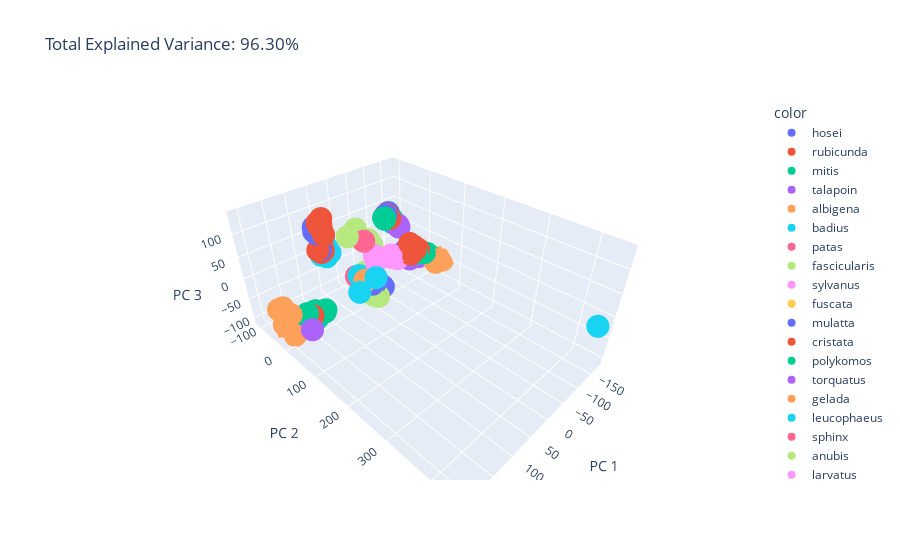

This figure's notebook cell:
### Markdown cell above
#### 3d scatter plot, with each axis being a different principal component

### Code cell
pca = PCA(n_components=3)
components = pca.fit_transform(data2)

total_var = pca.explained_variance_ratio_.sum() * 100

fig = px.scatter_3d(
    components, x=0, y=1, z=2, color=df['Species'],
    title=f'Total Explained Variance: {total_var:.2f}%',
    labels={'0': 'PC 1', '1': 'PC 2', '2': 'PC 3'},
)
fig.show()

### Figure 1 — Plotly figure (JSON) as saved in the notebook; plotly's stock layout.template omitted (floating-point values rounded to 4 significant figures)
{"data": [{"hovertemplate": "color=hosei<br>PC 1=%{x}<br>PC 2=%{y}<br>PC 3=%{z}<extra></extra>", "legendgroup": "hosei", "marker": {"color": "#636efa", "symbol": "circle"}, "mode": "markers", "name": "hosei", "scene": "scene", "showlegend": true, "type": "scatter3d", "x": [-134.2, -146.5, 61.83, 58.08, 51.72], "y": [-92.77, -98.66, -82.35, -86.56, -91.57], "z": [27.85, 28.08, 16.97, 9.026, 6.074]}, {"hovertemplate": "color=rubicunda<br>PC 1=%{x}<br>PC 2=%{y}<br>PC 3=%{z}<extra></extra>", "legendgroup": "rubicunda", "marker": {"color": "#EF553B", "symbol": "circle"}, "mode": "markers", "name": "rubicunda", "scene": "scene", "showlegend": true, "type": "scatter3d", "x": [-138.9, -142.6, -142.6, 67.74, 59.87, 53.34, 53.61, 52.35], "y": [-98.31, -98.46, -89.03, -82.76, -82.33, -86.24, -85.15, -89.67], "z": [25.25, 24.4, 16.71, 18.94, 10.06, 14.97, 10.04, 13.16]}, {"hovertemplate": "color=mitis<br>PC 1=%{x}<br>PC 2=%{y}<br>PC 3=%{z}<extra></extra>", "legendgroup": "mitis", "marker": {"color": "#00cc96", "symbol": "circle"}, "mode": "markers", "name": "mitis", "scene": "scene", "showlegend": true, "type": "scatter3d", "x": [-127.7, -123.0, -130.7, -136.9, -140.4, -146.7, -141.6, -150.7, -142.6, -152.2], "y": [-90.57, -85.66, -97.51, -95.29, -93.61, -98.01, -97.0, -91.67, -98.2, -91.9], "z": [23.38, 23.21, 20.25, 15.61, 17.1, 9.411, 21.17, 13.58, 17.84, 1.985]}, {"hovertemplate": "color=talapoin<br>PC 1=%{x}<br>PC 2=%{y}<br>PC 3=%{z}<extra></extra>", "legendgroup": "talapoin", "marker": {"color": "#ab63fa", "symbol": "circle"}, "mode": "markers", "name": "talapoin", "scene": "scene", "showlegend": true, "type": "scatter3d", "x": [-154.7, -152.0, -167.2, -164.0, -163.1], "y": [-75.83, -78.61, -92.67, -80.93, -83.27], "z": [-0.3119, 2.057, -7.389, -10.76, -5.381]}, {"hovertemplate": "color=albigena<br>PC 1=%{x}<br>PC 2=%{y}<br>PC 3=%{z}<extra></extra>", "legendgroup": "albigena", "marker": {"color": "#FFA15A", "symbol": "circle"}, "mode": "markers", "name": "albigena", "scene": "scene", "showlegend": true, "type": "scatter3d", "x": [-176.7, -154.3, -173.2, -172.0, -149.1, -141.6], "y": [46.09, 53.12, 49.62, 57.63, -103.9, 59.63], "z": [-48.89, -48.89, -53.24, -48.2, 9.449, -33.66]}, {"hovertemplate": "color=badius<br>PC 1=%{x}<br>PC 2=%{y}<br>PC 3=%{z}<extra></extra>", "legendgroup": "badius", "marker": {"color": "#19d3f3", "symbol": "circle"}, "mode": "markers", "name": "badius", "scene": "scene", "showlegend": true, "type": "scatter3d", "x": [41.17, 42.85, 50.28, 39.36, 36.42, 54.54, 34.88, 38.68, 50.4, 37.98], "y": [-93.11, -91.66, -100.8, -91.71, -96.49, -104.1, -89.19, -97.46, -94.12, -94.44], "z": [14.79, -11.75, -8.685, 0.5446, 5.978, 5.927, -3.792, -2.618, 6.646, 3.193]}, {"hovertemplate": "color=patas<br>PC 1=%{x}<br>PC 2=%{y}<br>PC 3=%{z}<extra></extra>", "legendgroup": "patas", "marker": {"color": "#FF6692", "symbol": "circle"}, "mode": "markers", "name": "patas", "scene": "scene", "showlegend": true, "type": "scatter3d", "x": [20.67, 15.26, 12.43, 0.2766], "y": [18.47, 26.43, 10.95, 9.77], "z": [-39.72, -48.16, -48.97, -54.64]}, {"hovertemplate": "color=fascicularis<br>PC 1=%{x}<br>PC 2=%{y}<br>PC 3=%{z}<extra></extra>", "legendgroup": "fascicularis", "marker": {"color": "#B6E880", "symbol": "circle"}, "mode": "markers", "name": "fascicularis", "scene": "scene", "showlegend": true, "type": "scatter3d", "x": [23.54, 13.04, 28.05, 15.26, 10.41, 17.87, 10.1, 16.74], "y": [39.81, 39.41, 40.27, 35.66, 39.45, 29.06, 39.38, 33.41], "z": [-58.33, -62.79, -50.4, -58.3, -69.01, -51.73, -68.2, -60.29]}, {"hovertemplate": "color=sylvanus<br>PC 1=%{x}<br>PC 2=%{y}<br>PC 3=%{z}<extra></extra>", "legendgroup": "sylvanus", "marker": {"color": "#FF97FF", "symbol": "circle"}, "mode": "markers", "name": "sylvanus", "scene": "scene", "showlegend": true, "type": "scatter3d", "x": [11.37, 31.08], "y": [19.39, 11.96], "z": [-54.32, -54.17]}, {"hovertemplate": "color=fuscata<br>PC 1=%{x}<br>PC 2=%{y}<br>PC 3=%{z}<extra></extra>", "legendgroup": "fuscata", "marker": {"color": "#FECB52", "symbol": "circle"}, "mode": "markers", "name": "fuscata", "scene": "scene", "showlegend": true, "type": "scatter3d", "x": [3.818, 23.56], "y": [23.36, 10.14], "z": [-75.06, -54.95]}, {"hovertemplate": "color=mulatta<br>PC 1=%{x}<br>PC 2=%{y}<br>PC 3=%{z}<extra></extra>", "legendgroup": "mulatta", "marker": {"color": "#636efa", "symbol": "circle"}, "mode": "markers", "name": "mulatta", "scene": "scene", "showlegend": true, "type": "scatter3d", "x": [-0.6636, 2.147, 2.981], "y": [27.51, 19.34, 15.81], "z": [-72.29, -72.99, -58.89]}, {"hovertemplate": "color=cristata<br>PC 1=%{x}<br>PC 2=%{y}<br>PC 3=%{z}<extra></extra>", "legendgroup": "cristata", "marker": {"color": "#EF553B", "symbol": "circle"}, "mode": "markers", "name": "cristata", "scene": "scene", "showlegend": true, "type": "scatter3d", "x": [-46.97, -52.97, -63.26, -66.24, -63.55, -61.42, -69.37, -80.89, -66.04, -92.65, 104.1, 100.1, 92.79, 94.28, 96.4, 95.46, 91.52, 87.52], "y": [79.21, 74.61, 70.11, 72.13, 66.5, 73.29, 62.32, 60.9, 62.18, 58.33, -10.06, -10.37, -13.8, -14.3, -18.98, -16.38, -18.35, -23.33], "z": [54.16, 31.96, 37.58, 36.91, 32.25, 30.61, 25.24, 19.07, 14.11, 12.91, 122.3, 124.2, 126.0, 111.9, 109.7, 111.5, 100.1, 88.76]}, {"hovertemplate": "color=polykomos<br>PC 1=%{x}<br>PC 2=%{y}<br>PC 3=%{z}<extra></extra>", "legendgroup": "polykomos", "marker": {"color": "#00cc96", "symbol": "circle"}, "mode": "markers", "name": "polykomos", "scene": "scene", "showlegend": true, "type": "scatter3d", "x": [-75.23, -84.17, -81.14, -80.57, -82.86, -96.22, -97.17, -105.5, -123.6, -147.6], "y": [49.44, 62.16, 54.2, 54.52, 44.69, 55.64, 43.03, 42.04, 45.47, 32.34], "z": [19.61, 9.13, 15.62, 12.64, 4.947, 1.138, 2.802, -2.868, -13.59, -31.36]}, {"hovertemplate": "color=torquatus<br>PC 1=%{x}<br>PC 2=%{y}<br>PC 3=%{z}<extra></extra>", "legendgroup": "torquatus", "marker": {"color": "#ab63fa", "symbol": "circle"}, "mode": "markers", "name": "torquatus", "scene": "scene", "showlegend": true, "type": "scatter3d", "x": [-76.49, -80.04, -88.7, -101.4, -82.44, -129.7, -101.0, -89.24, -93.31], "y": [47.41, 29.73, 24.35, 24.58, 28.3, 21.28, 20.87, 29.65, 26.42], "z": [-8.669, 3.961, -9.586, -17.42, -13.0, -36.8, -2.65, -4.417, -10.82]}, {"hovertemplate": "color=gelada<br>PC 1=%{x}<br>PC 2=%{y}<br>PC 3=%{z}<extra></extra>", "legendgroup": "gelada", "marker": {"color": "#FFA15A", "symbol": "circle"}, "mode": "markers", "name": "gelada", "scene": "scene", "showlegend": true, "type": "scatter3d", "x": [146.2], "y": [177.8], "z": [103.8]}, {"hovertemplate": "color=leucophaeus<br>PC 1=%{x}<br>PC 2=%{y}<br>PC 3=%{z}<extra></extra>", "legendgroup": "leucophaeus", "marker": {"color": "#19d3f3", "symbol": "circle"}, "mode": "markers", "name": "leucophaeus", "scene": "scene", "showlegend": true, "type": "scatter3d", "x": [138.4, 164.1, -162.7, 23.91], "y": [196.8, 186.1, 443.3, -4.029], "z": [114.3, 93.74, -16.14, -29.23]}, {"hovertemplate": "color=sphinx<br>PC 1=%{x}<br>PC 2=%{y}<br>PC 3=%{z}<extra></extra>", "legendgroup": "sphinx", "marker": {"color": "#FF6692", "symbol": "circle"}, "mode": "markers", "name": "sphinx", "scene": "scene", "showlegend": true, "type": "scatter3d", "x": [49.15, 25.59], "y": [54.64, -11.81], "z": [87.67, -34.02]}, {"hovertemplate": "color=anubis<br>PC 1=%{x}<br>PC 2=%{y}<br>PC 3=%{z}<extra></extra>", "legendgroup": "anubis", "marker": {"color": "#B6E880", "symbol": "circle"}, "mode": "markers", "name": "anubis", "scene": "scene", "showlegend": true, "type": "scatter3d", "x": [71.51, 44.36, 18.24, 7.094, 24.14, 17.06, 15.73, 16.42, 1.841], "y": [35.2, 25.48, 27.48, 5.825, 14.49, 28.76, 35.14, 3.671, -11.34], "z": [98.37, 100.6, 68.31, 50.22, 70.3, 66.61, 58.87, 57.88, -33.36]}, {"hovertemplate": "color=larvatus<br>PC 1=%{x}<br>PC 2=%{y}<br>PC 3=%{z}<extra></extra>", "legendgroup": "larvatus", "marker": {"color": "#FF97FF", "symbol": "circle"}, "mode": "markers", "name": "larvatus", "scene": "scene", "showlegend": true, "type": "scatter3d", "x": [6.423, -21.4, -27.03, -43.35, 20.96, 24.0, 24.64, 14.46, 19.43], "y": [55.62, 50.02, 47.8, 44.69, 54.49, 52.47, 55.29, 53.83, 50.71], "z": [34.75, 25.69, 16.01, 4.995, 39.28, 44.5, 40.54, 34.83, 28.63]}, {"hovertemplate": "color=syndactylus<br>PC 1=%{x}<br>PC 2=%{y}<br>PC 3=%{z}<extra></extra>", "legendgroup": "syndactylus", "marker": {"color": "#FECB52", "symbol": "circle"}, "mode": "markers", "name": "syndactylus", "scene": "scene", "showlegend": true, "type": "scatter3d", "x": [12.2, 33.74], "y": [20.48, 27.5], "z": [-39.27, -24.44]}, {"hovertemplate": "color=lar<br>PC 1=%{x}<br>PC 2=%{y}<br>PC 3=%{z}<extra></extra>", "legendgroup": "lar", "marker": {"color": "#636efa", "symbol": "circle"}, "mode": "markers", "name": "lar", "scene": "scene", "showlegend": true, "type": "scatter3d", "x": [22.97, 12.74, -4.002, 5.523, -5.402, 3.909, -13.92, -6.967, -1.586, -16.41, -12.59, 95.42, 94.94, 92.0, 92.79, 91.52, 91.21, 90.01], "y": [38.82, 32.76, 24.31, 25.69, 20.01, 27.16, 28.65, 21.7, 23.57, 24.68, 16.66, -31.5, -41.35, -43.27, -36.7, -38.44, -48.15, -42.09], "z": [-31.07, -38.22, -58.01, -44.29, -54.05, -47.49, -60.49, -48.5, -47.22, -62.92, -60.79, 99.28, 98.52, 94.12, 94.5, 90.48, 85.44, 82.16]}, {"hovertemplate": "color=pygmaeus<br>PC 1=%{x}<br>PC 2=%{y}<br>PC 3=%{z}<extra></extra>", "legendgroup": "pygmaeus", "marker": {"color": "#EF553B", "symbol": "circle"}, "mode": "markers", "name": "pygmaeus", "scene": "scene", "showlegend": true, "type": "scatter3d", "x": [148.9, 139.2], "y": [-1.986, 63.45], "z": [-66.61, 138.7]}, {"hovertemplate": "color=troglodytes<br>PC 1=%{x}<br>PC 2=%{y}<br>PC 3=%{z}<extra></extra>", "legendgroup": "troglodytes", "marker": {"color": "#00cc96", "symbol": "circle"}, "mode": "markers", "name": "troglodytes", "scene": "scene", "showlegend": true, "type": "scatter3d", "x": [155.9, 135.8, 132.5, 111.2, 145.2, 129.8, 107.2, 136.0, 162.2], "y": [-10.1, -19.35, -15.06, -16.2, -9.609, -1.109, -19.38, -12.48, -6.68], "z": [-62.29, -85.35, -91.06, -85.83, -79.65, -67.74, -84.31, -67.04, -85.71]}, {"hovertemplate": "color=paniscus<br>PC 1=%{x}<br>PC 2=%{y}<br>PC 3=%{z}<extra></extra>", "legendgroup": "paniscus", "marker": {"color": "#ab63fa", "symbol": "circle"}, "mode": "markers", "name": "paniscus", "scene": "scene", "showlegend": true, "type": "scatter3d", "x": [153.1, 162.3, 154.1], "y": [-3.077, 11.25, -5.137], "z": [-74.68, -88.3, -92.7]}, {"hovertemplate": "color=gorilla<br>PC 1=%{x}<br>PC 2=%{y}<br>PC 3=%{z}<extra></extra>", "legendgroup": "gorilla", "marker": {"color": "#FFA15A", "symbol": "circle"}, "mode": "markers", "name": "gorilla", "scene": "scene", "showlegend": true, "type": "scatter3d", "x": [196.3, 208.2, 185.0, 197.6, 190.6, 191.3], "y": [-27.89, -10.84, -21.99, -45.95, -36.43, -8.664], "z": [-35.28, -61.33, -55.62, -48.92, -108.1, -97.77]}], "layout": {"legend": {"title": {"text": "color"}, "tracegroupgap": 0}, "scene": {"domain": {"x": [0, 1], "y": [0, 1]}, "xaxis": {"title": {"text": "PC 1"}}, "yaxis": {"title": {"text": "PC 2"}}, "zaxis": {"title": {"text": "PC 3"}}}, "title": {"text": "Total Explained Variance: 96.30%"}}}
